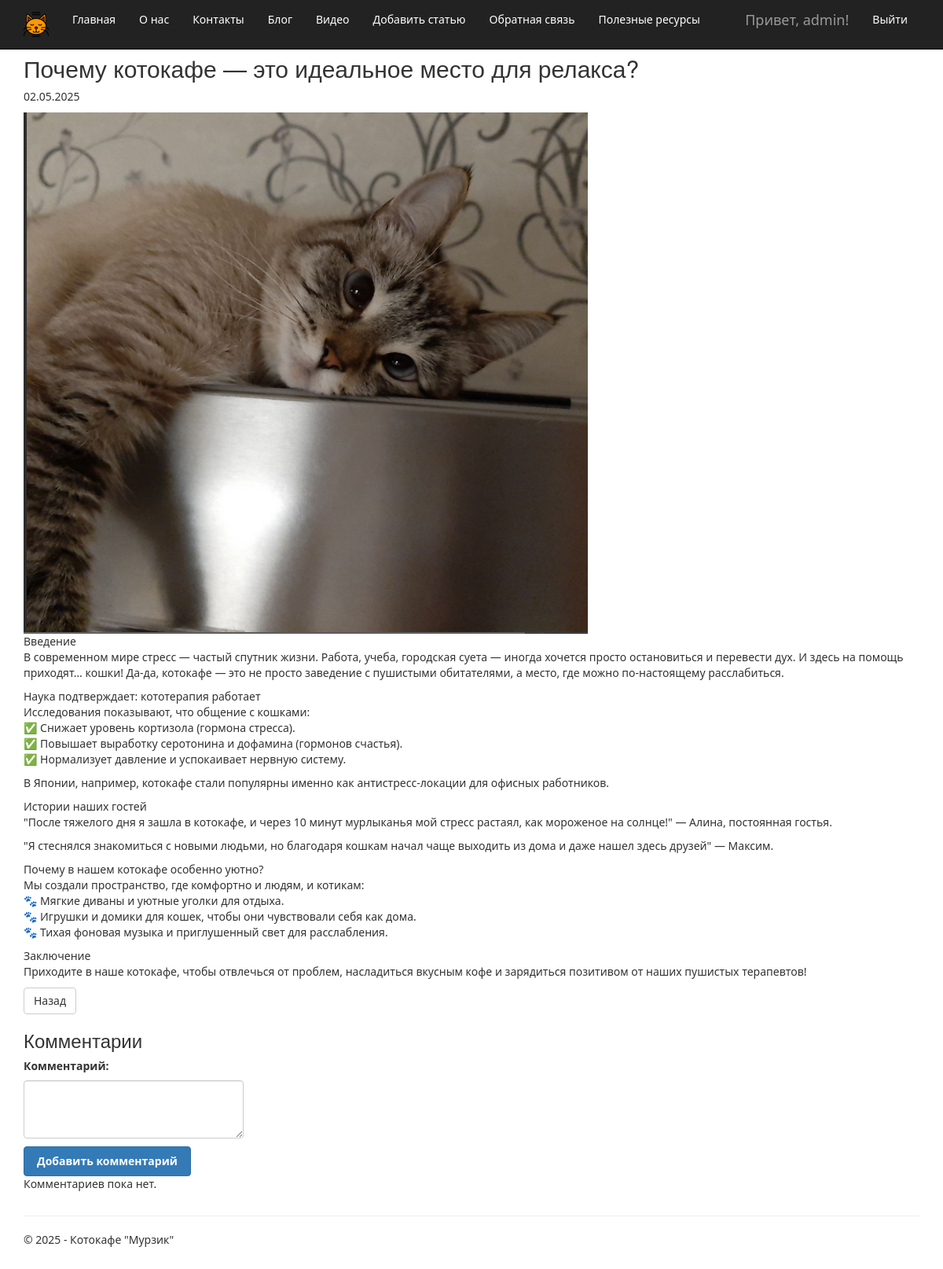
/blogpost/9/ (signed in), run on the app's committed database.
### app/models.py (models this page shows, shortened)
class Blog(models.Model):
    title = models.CharField(max_length=100, unique_for_date="posted", verbose_name="Заголовок")
    description = models.TextField(verbose_name="Краткое содержание")
    content = models.TextField(verbose_name="Полное содержание")
    posted = models.DateTimeField(db_index=True, auto_now_add=True, verbose_name="Опубликована")
    author = models.ForeignKey(User, null=True, blank=True, on_delete=models.SET_NULL, verbose_name="Автор")
    image = models.FileField(upload_to='blog/', default='temp.jpg', verbose_name="Путь к картинке")
    class Meta:
        db_table = "Posts"
        ordering = ["-posted"]
        verbose_name = "статья блога"
        verbose_name_plural = "статьи блога"

### app/views.py (the view)
# urls.py: path('blogpost/<int:post_id>/', views.blogpost, name='blogpost'),
def blogpost(request, post_id):
    post = get_object_or_404(Blog, id=post_id)
    comments = Comment.objects.filter(post=post).exclude(post__title="Video Comments")
    if request.method == "POST":
        form = CommentForm(request.POST)
        if form.is_valid():
            comment = form.save(commit=False)
            comment.author = request.user
            comment.post = post
            comment.save()
            messages.success(request, 'Комментарий добавлен!')
            return redirect('blogpost', post_id=post.id)
    else:
        form = CommentForm()
    return render(
        request,
        'app/blogpost.html',
        {
            'title': post.title,
            'post': post,
            'form': form,
            'comments': comments,
            'year': datetime.now().year,
        }
    )

### app/forms.py
class CommentForm(forms.ModelForm):
    class Meta:
        model = Comment
        fields = ('text',)
        labels = {
            'text': 'Комментарий',
        }
        widgets = {
            'text': forms.Textarea(attrs={'class': 'form-control', 'rows': 3}),
        }

### app/templates/app/blogpost.html (shortened to what this page needs)
{% extends "app/layout.html" %}
{% block content %}
<div class="row">
    <div class="col-md-12">
        <h2>{{ post.title }}</h2>
        <p class="date">{{ post.posted|date:"d.m.Y" }}</p>
        {% if post.image %}
            <img src="{{ post.image.url }}" alt="{{ post.title }}" class="img-responsive">
        {% endif %}
        <div class="content">
            {{ post.content|linebreaks }}
        </div>
        <a href="{% url 'blog' %}" class="btn btn-default">Назад</a>
    </div>
</div>
<div class="row">
    <div class="col-md-12">
        <h3>Комментарии</h3>
        {% if user.is_authenticated %}
            <form method="post">
                {{ form.as_p }}
                <button type="submit" class="btn btn-primary">Добавить комментарий</button>
            </form>
        {% else %}
            <p>Для добавления комментария необходимо <a href="{% url 'login' %}">войти</a>.</p>
        {% endif %}
        {% if comments %}
            {% for comment in comments %}
                <div class="comment">
                    <h5>{{ comment.author }}</h5>
                    <p class="date">{{ comment.date|date:"d.m.Y H:i" }}</p>
                    <p>{{ comment.text|linebreaks }}</p>
                </div>
            {% endfor %}
        {% else %}
            <p>Комментариев пока нет.</p>
        {% endif %}
    </div>
</div>
{% endblock %}

### app/templates/app/loginpartial.html (shortened to what this page needs)
{% if user.is_authenticated %}
<form id="logoutForm" action="/logout/" method="post" class="navbar-right">
    <ul class="nav navbar-nav navbar-right">
        <li><span class="navbar-brand">Привет, {{ user.username }}!</span></li>
        <li><a href="javascript:document.getElementById('logoutForm').submit()">Выйти</a></li>
    </ul>
</form>
{% else %}
<ul class="nav navbar-nav navbar-right">
    <li><a href="{% url 'login' %}">Войти</a></li>
</ul>
{% endif %}

### app/static/app/content/site.css (style rules this page uses)
body { padding-top: 50px; padding-bottom: 20px; font-family: 'Segoe UI', Tahoma, Geneva, Verdana, sans-serif; }
input, select, textarea { max-width: 280px; padding: 8px 12px; border: 1px solid #ddd; border-radius: 4px; transition: background-color 0.3s ease, border-color 0.3s ease; }
.btn-primary { background-color: #337ab7; border-color: #2e6da4; padding: 8px 16px; font-size: 14px; font-weight: 600; transition: color 0.3s ease, background-color 0.3s ease; }
label { font-weight: 600; margin-bottom: 8px; display: block; }

### app/templates/app/layout.html (style rules this page uses)
.navbar-inverse .navbar-nav > li > a { color: #ffffff; }

### data on the page
Blog: title "Почему котокафе — это идеальное место для релакса?", posted "02.05.2025", image (picture), content "Введение В современном мире стресс — частый спутник жизни. Работа, учеба, городская суета — иногда хочется просто остановиться и перевести дух. И здесь на помощь приходят… кошки! Да-да, котокафе — это не просто заведение с пушистыми обитателями, а место, где можно по-настоящему расслабиться. Наука подтверждает: кототерапия работает Исследования показывают, что общение с кошками: ✅ Снижает уровень кортизола (гормона стресса). ✅ Повышает выработку серотонина и дофамина (гормонов счастья). ✅ Нормализует давление и успокаивает нервную систему. В Японии, например, котокафе стали популярны именно как антистресс-локации для офисных работников. Истории наших гостей \"После тяжелого дня я зашла в…"

### other printed values
{{ user.username }} "admin"
